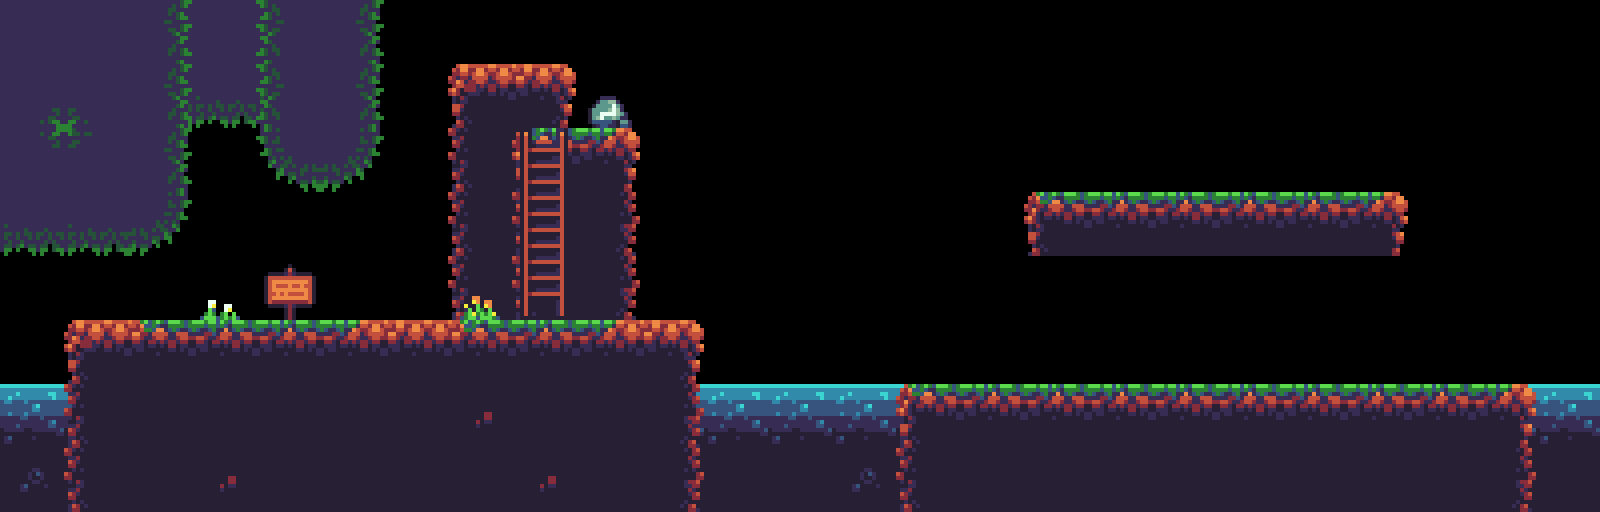

The image is a tile-based game level rendered from a .tmx file. Its description and complete source (layers, tilesets, objects, tile grids) follow:
An orthogonal 25x8 tile map with 64x64 px tiles, 5 tile layers (Untouchable, Untouchable, Untouchable, Untouchable, ...).

<map version="1.0" tiledversion="1.1.2" orientation="orthogonal" renderorder="right-down" width="25" height="8" tilewidth="64" tileheight="64" infinite="0" nextobjectid="1">
 <tileset firstgid="1" source="../Sprites/tiles.tsx" />
 <layer name="Untouchable" width="25" height="8">
  <data encoding="csv">
0,0,1,1,1,0,0,0,0,0,0,0,0,0,0,0,0,0,0,0,0,0,0,0,0,
0,0,34,34,34,0,0,7,9,0,0,0,0,0,0,0,0,0,0,0,0,0,0,0,0,
0,0,0,0,0,0,0,12,13,0,0,0,0,0,0,0,0,0,0,0,0,0,0,0,0,
0,0,0,0,0,0,0,12,40,0,0,0,0,0,0,0,0,0,0,0,0,0,0,0,0,
0,0,0,0,0,0,0,12,40,0,0,0,0,0,0,0,0,0,0,0,0,0,0,0,0,
0,0,0,0,0,0,0,0,0,0,0,0,0,0,0,0,0,0,0,0,0,0,0,0,0,
0,0,0,0,0,0,0,0,0,0,0,0,0,0,0,0,0,0,0,0,0,0,0,0,0,
0,0,0,0,0,0,0,0,0,0,0,0,0,0,0,0,0,0,0,0,0,0,0,0,0
</data>
 </layer>
 <layer name="Untouchable" width="25" height="8">
  <data encoding="csv">
1,1,32,0,31,32,0,0,0,0,0,0,0,0,0,0,0,0,0,0,0,0,0,0,0,
41,42,32,0,31,32,0,0,0,0,0,0,0,0,0,0,0,0,0,0,0,0,0,0,0,
43,44,32,0,33,35,0,0,2,6,0,0,0,0,0,0,0,0,0,0,0,0,0,0,0,
34,34,35,0,0,0,0,0,12,13,0,0,0,0,0,0,0,0,0,0,0,0,0,0,0,
0,0,0,0,0,0,0,0,12,13,0,0,0,0,0,0,0,0,0,0,0,0,0,0,0,
0,0,0,0,0,0,0,0,0,0,0,0,0,0,0,0,0,0,0,0,0,0,0,0,0,
38,38,40,40,40,40,40,14,40,40,38,38,38,38,0,0,0,0,0,0,0,0,0,0,38,
39,40,40,14,40,40,40,40,14,40,40,40,40,39,0,0,0,0,0,0,0,0,0,0,40
</data>
 </layer>
 <layer name="Untouchable" width="25" height="8">
  <data encoding="csv">
0,0,0,0,0,0,0,0,0,0,0,0,0,0,0,0,0,0,0,0,0,0,0,0,0,
0,0,0,0,0,0,0,0,0,65,0,0,0,0,0,0,0,0,0,0,0,0,0,0,0,
0,0,0,0,0,0,0,0,57,0,0,0,0,0,0,0,0,0,0,0,0,0,0,0,0,
0,0,0,0,0,0,0,0,58,0,0,0,0,0,0,0,0,0,0,0,0,0,0,0,0,
0,0,0,66,47,0,0,68,59,0,0,0,0,0,0,0,0,0,0,0,0,0,0,0,0,
0,0,0,0,0,0,0,0,0,0,0,0,0,0,0,0,0,0,0,0,0,0,0,0,0,
0,0,0,0,0,0,0,0,0,0,0,0,0,0,0,0,0,0,0,0,0,0,0,0,0,
0,0,0,0,0,0,0,0,0,0,0,0,0,0,0,0,0,0,0,0,0,0,0,0,0
</data>
 </layer>
 <layer name="Untouchable" width="25" height="8">
  <data encoding="csv">
0,0,0,0,0,0,0,0,0,0,0,0,0,0,0,0,0,0,0,0,0,0,0,0,0,
0,0,0,0,0,0,0,0,0,0,0,0,0,0,0,0,0,0,0,0,0,0,0,0,0,
0,0,0,0,0,0,0,0,0,0,0,0,0,0,0,0,0,0,0,0,0,0,0,0,0,
0,0,0,0,0,0,0,0,0,0,0,0,0,0,0,0,0,0,0,0,0,0,0,0,0,
0,0,0,0,0,0,0,0,0,0,0,0,0,0,0,0,0,0,0,0,0,0,0,0,0,
0,0,0,0,0,0,0,0,0,0,0,0,0,0,0,0,0,0,0,0,0,0,0,0,0,
0,0,0,0,0,0,0,0,0,0,0,0,0,0,38,0,0,0,0,0,0,0,0,38,0,
0,0,0,0,0,0,0,0,0,0,0,0,0,0,40,40,40,40,40,40,40,40,40,40,40
</data>
 </layer>
 <layer name="Touchable" width="25" height="8">
  <data encoding="csv">
0,0,0,0,0,0,0,0,0,0,0,0,0,0,0,0,0,0,0,0,0,0,0,0,0,
0,0,0,0,0,0,0,0,0,0,0,0,0,0,0,0,0,0,0,0,0,0,0,0,0,
0,0,0,0,0,0,0,0,0,0,0,0,0,0,0,0,0,0,0,0,0,0,0,0,0,
0,0,0,0,0,0,0,0,0,0,0,0,0,0,0,0,2,4,4,4,4,6,0,0,0,
0,0,0,0,0,0,0,0,0,0,0,0,0,0,0,0,0,0,0,0,0,0,0,0,0,
0,7,3,4,4,5,8,3,4,5,9,0,0,0,0,0,0,0,0,0,0,0,0,0,0,
0,12,0,0,0,0,0,0,0,0,13,0,0,0,2,4,4,4,4,4,4,4,4,6,0,
0,12,0,0,0,0,0,0,0,0,13,0,0,0,12,0,0,0,0,0,0,0,0,13,0
</data>
 </layer>
</map>